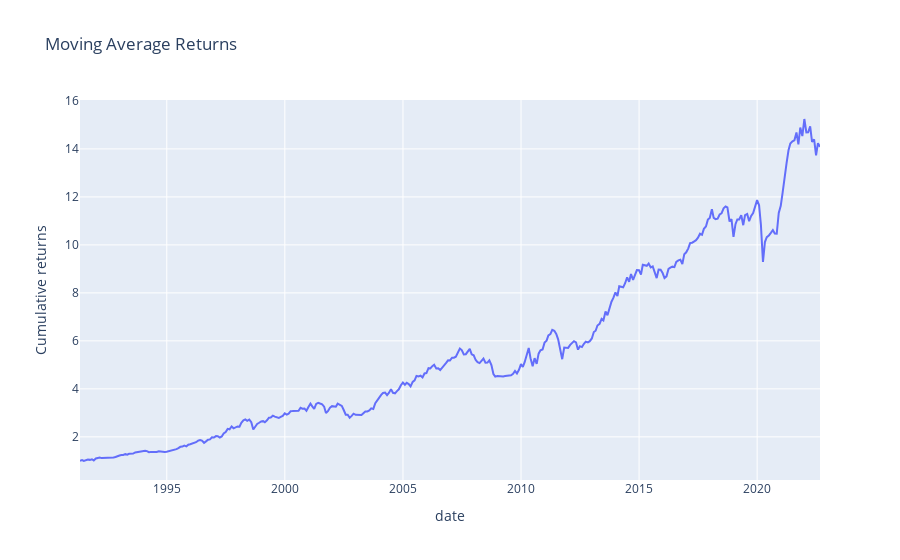

Notebook source saved alongside this figure:
### Markdown cell above
### Evaluation

### Code cell
px.line(strategy_returns, y='mavg_cum_rets', x='date', labels={'mavg_cum_rets': 'Cumulative returns'}, title = 'Moving Average Returns').show()

### Figure 1 — Plotly figure (JSON) as saved in the notebook; plotly's stock layout.template omitted (floating-point values rounded to 4 significant figures; data arrays with more than 128 entries replaced by an {"elided": "..."} marker saying what was removed)
{"data": [{"hovertemplate": "date=%{x}<br>Cumulative returns=%{y}<extra></extra>", "legendgroup": "", "line": {"color": "#636efa", "dash": "solid"}, "marker": {"symbol": "circle"}, "mode": "lines", "name": "", "orientation": "v", "showlegend": false, "type": "scatter", "x": {"elided": "377 str values"}, "xaxis": "x", "y": {"elided": "377 float values"}, "yaxis": "y"}], "layout": {"legend": {"tracegroupgap": 0}, "title": {"text": "Moving Average Returns"}, "xaxis": {"anchor": "y", "domain": [0, 1], "title": {"text": "date"}}, "yaxis": {"anchor": "x", "domain": [0, 1], "title": {"text": "Cumulative returns"}}}}
